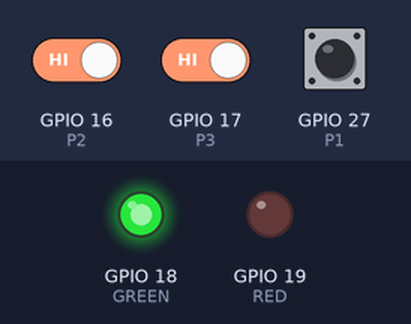
Simulated run of this sketch. Board: ESP32. On the bench: output pins drawn as LEDs (lit = HIGH). Inputs (shaded band) come from the test bench; at power-on: GPIO 16 (P2) HIGH, GPIO 17 (P3) HIGH, GPIO 27 (P1) HIGH.

Above: at 1.2 s.
1.3 s: GPIO 16 (P2) driven LOW and GPIO 17 (P3) driven LOW
At 2.3 s:
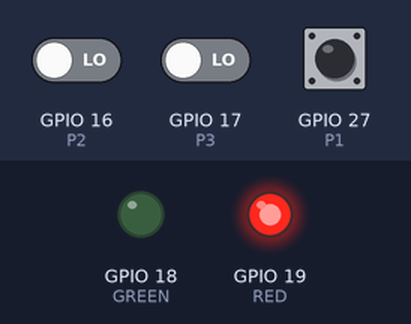
2.8 s: GPIO 16 (P2) driven HIGH
At 3.5 s:
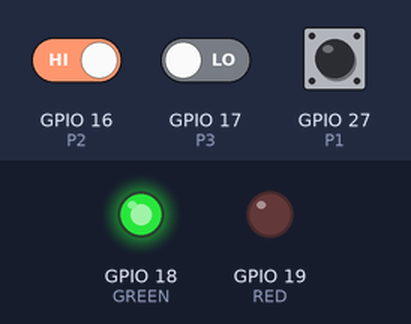
4.3 s: GPIO 16 (P2) driven LOW
At 4.6 s:
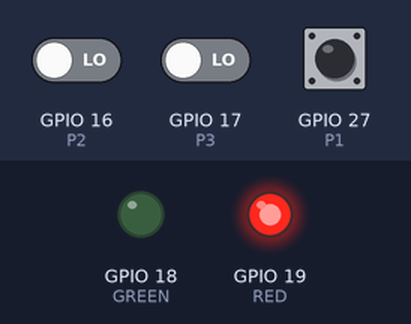
Timing chart, 0 to 7.3 s (numbered marks = the images above; inputs shaded):
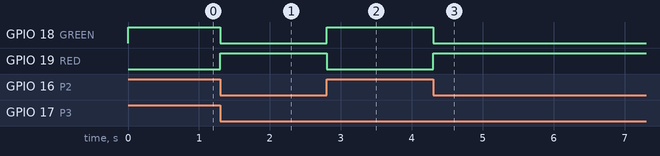

Measured:
- after the input at 1.3 s, GPIO 18 (GREEN): HIGH → LOW at once; GPIO 19 (RED): LOW → HIGH at once
- after the input at 2.8 s, GPIO 18 (GREEN): LOW → HIGH at once; GPIO 19 (RED): HIGH → LOW at once
- after the input at 4.3 s, GPIO 18 (GREEN): HIGH → LOW at once; GPIO 19 (RED): LOW → HIGH at once

The sketch:

D05_jueces.ino
```cpp
//------------------------------------------------------------
// Programa: D05_jueces.ino (ESP32 + BIOS Shield)
// Autor: Gabriel Bravo Eguren T31A (13-01-2025)
// Descripción: Realizar un programa que controle un semáforo de carreras (Rojo/Verde) con tres
//              pulsadores (P1,P2,P3). Inicialmente pulsadores en reposo y semáforo en Verde. Cuando se pulsen,
//              dos o más pulsadores, se enciende el semáforo Rojo, mientras se mantengan pulsados, y se
//              enciende el semáforo Verde en los demás casos.
//------------------------------------------------------------

#define RED 19
#define GREEN 18

#define P1 27
#define P2 16
#define P3 17

void setup()
{
  pinMode(RED, OUTPUT);
  pinMode(GREEN, OUTPUT);

  pinMode(P1, INPUT_PULLUP);
  pinMode(P2, INPUT_PULLUP);
  pinMode(P3, INPUT_PULLUP);
}

bool p1_pressed = false;
bool p2_pressed = false;
bool p3_pressed = false;

void loop()
{
  p1_pressed = !(digitalRead(P1));
  p2_pressed = !(digitalRead(P2));
  p3_pressed = !(digitalRead(P3));

  bool activate = int(p1_pressed) + int(p2_pressed) + int(p3_pressed) >= 2;

  if(activate)
  {
    digitalWrite(RED, HIGH);
    digitalWrite(GREEN, LOW);
  }
  else
  {
    digitalWrite(RED, LOW);
    digitalWrite(GREEN, HIGH);
  }

}
```
